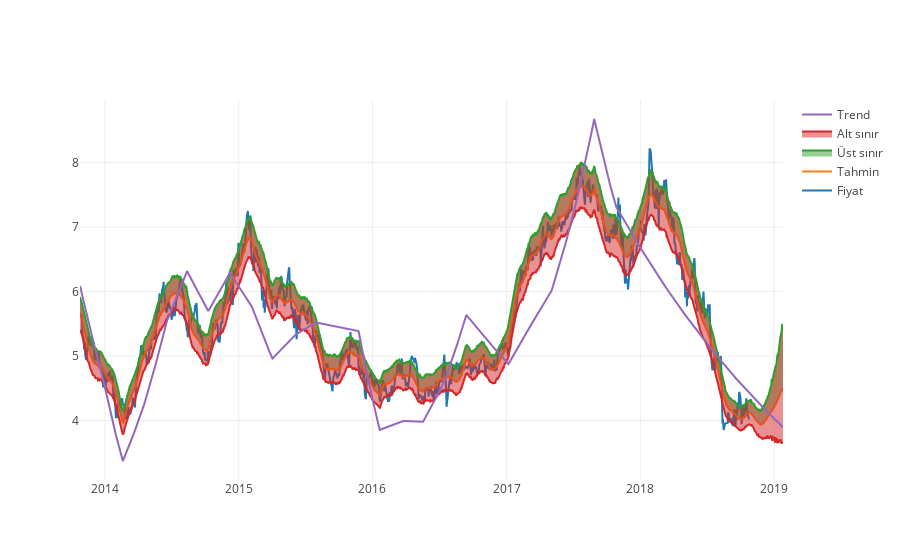

Write notebook code for a chart like this one.
### Code cell
# Plotly ile browserda incelemek üzere interaktif chart üretiyoruz
# Modelin 'ay' parametresi süresi için %80 güvendiği trend kestirim aralığı
figure = py.iplot({"data": [
    go.Scatter(x=hisse_verisi['ds'], y=np.exp(hisse_verisi['y']), name='Fiyat'),
    go.Scatter(x=forecast['ds'], y=np.exp(forecast['yhat']), name='Tahmin'),
    go.Scatter(x=forecast['ds'], y=np.exp(forecast['yhat_upper']), fill='tonexty', name='Üst sınır'),
    go.Scatter(x=forecast['ds'], y=np.exp(forecast['yhat_lower']), fill='tonexty', name='Alt sınır'),
    go.Scatter(x=forecast['ds'], y=np.exp(forecast['trend']), name='Trend')]})

### Figure 1 — Plotly figure (JSON) as saved in the notebook; plotly's stock layout.template omitted (floating-point values rounded to 4 significant figures; data arrays with more than 128 entries replaced by an {"elided": "..."} marker saying what was removed)
{"data": [{"name": "Fiyat", "type": "scatter", "uid": "3925b93c-d8e3-11e8-8e90-d7678bd7f0dc", "x": {"elided": "1303 str values"}, "y": {"elided": "1303 float values"}}, {"name": "Tahmin", "type": "scatter", "uid": "3925bed2-d8e3-11e8-8e90-d7678bd7f0dc", "x": {"elided": "1371 str values"}, "y": {"elided": "1371 float values"}}, {"fill": "tonexty", "name": "Üst sınır", "type": "scatter", "uid": "3925c198-d8e3-11e8-8e90-d7678bd7f0dc", "x": {"elided": "1371 str values"}, "y": {"elided": "1371 float values"}}, {"fill": "tonexty", "name": "Alt sınır", "type": "scatter", "uid": "3925c440-d8e3-11e8-8e90-d7678bd7f0dc", "x": {"elided": "1371 str values"}, "y": {"elided": "1371 float values"}}, {"name": "Trend", "type": "scatter", "uid": "3925c6de-d8e3-11e8-8e90-d7678bd7f0dc", "x": {"elided": "1371 str values"}, "y": {"elided": "1371 float values"}}], "layout": {}}
